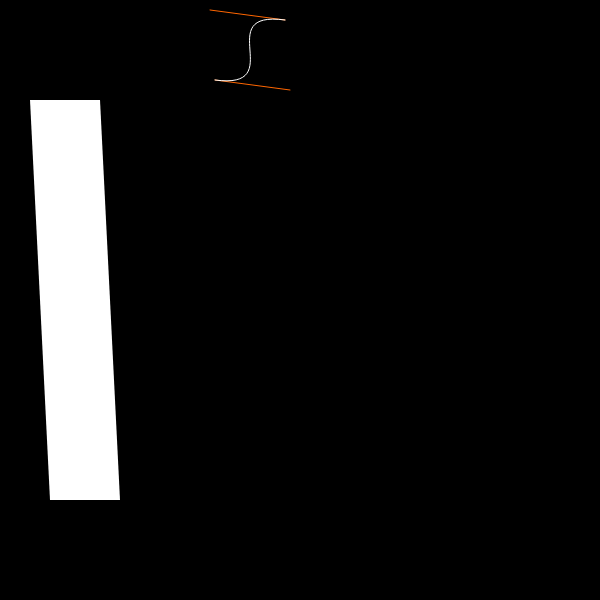
Frame 1 (no input)
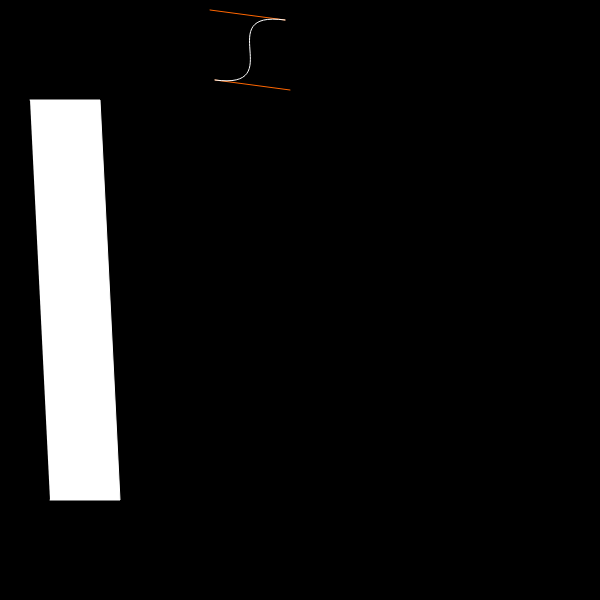
Frame 60 (no input)
Frame 120 (the mouse pressed at the canvas centre since frame 60): identical to frame 60, image omitted

The p5.js sketch that drew these frames (run headless with seeded random() and noise() and a simulated clock; from frame 60 on, the mouse is pressed at the canvas centre):

// p5.js sketch
// ── sketch.js
/*
 * Yuli Cai/caiyuli.com
 */

// Example: custom shapes, curve line
// 示例：自定义形状，曲线
// 线上示例： https://editor.p5js.org/yulicai/sketches/rkQ2NCbkz

function setup() {
    createCanvas(600, 600);

    noStroke() //不要描线
}

function draw() {
    background(0);
    //自定义形状 
    //custom shape with beginShape
    fill(255);
    beginShape(); //顺时针走过一下定点位置，形成闭环，其中顶点数量不限
    vertex(30, 100); //顶点
    vertex(100, 100);
    vertex(120, 500);
    vertex(50, 500);
    endShape(); //有始有终

    //贝塞尔曲线 Bezier
    noFill();
    stroke(255, 102, 0);
    line(85 + 200, 20, 10 + 200, 10);
    line(90 + 200, 90, 15 + 200, 80);
    stroke(255);
    ///////////////////
    // bezier(x1,y1,x2,y2,x3,y3,x4,y4)
    // x1，y1: 第一个锚点x,y
    // x2, y2: 第一个控制点x,y
    // x3, y3: 第二个控制点x,y
    // x4, y4: 第二个锚点x,y
    ///////////////////
    bezier(85 + 200, 20, 10 + 200, 10, 90 + 200, 90, 15 + 200, 80);


}
